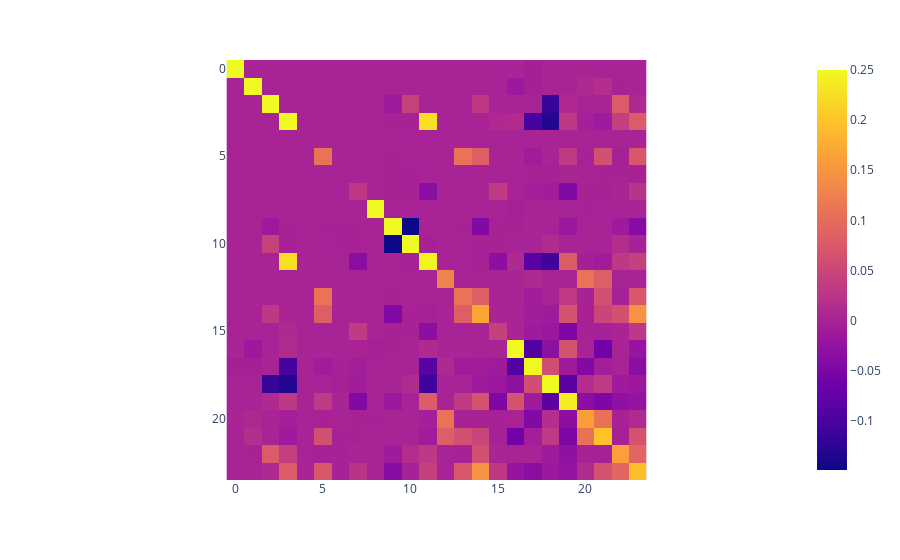

The cell this chart's notebook holds for it:
### Code cell
fisher = result.qgts[0]
px.imshow(fisher.real)

### Figure 1 — Plotly figure (JSON) as saved in the notebook; plotly's stock layout.template omitted (floating-point values rounded to 4 significant figures; data arrays with more than 128 entries replaced by an {"elided": "..."} marker saying what was removed)
{"data": [{"coloraxis": "coloraxis", "hovertemplate": "x: %{x}<br>y: %{y}<br>color: %{z}<extra></extra>", "name": "0", "type": "heatmap", "xaxis": "x", "yaxis": "y", "z": {"elided": "24x24 float values"}}], "layout": {"coloraxis": {"colorscale": [[0, "#0d0887"], [0.1111, "#46039f"], [0.2222, "#7201a8"], [0.3333, "#9c179e"], [0.4444, "#bd3786"], [0.5556, "#d8576b"], [0.6667, "#ed7953"], [0.7778, "#fb9f3a"], [0.8889, "#fdca26"], [1, "#f0f921"]]}, "margin": {"t": 60}, "xaxis": {"anchor": "y", "constrain": "domain", "domain": [0, 1], "scaleanchor": "y"}, "yaxis": {"anchor": "x", "autorange": "reversed", "constrain": "domain", "domain": [0, 1]}}}
